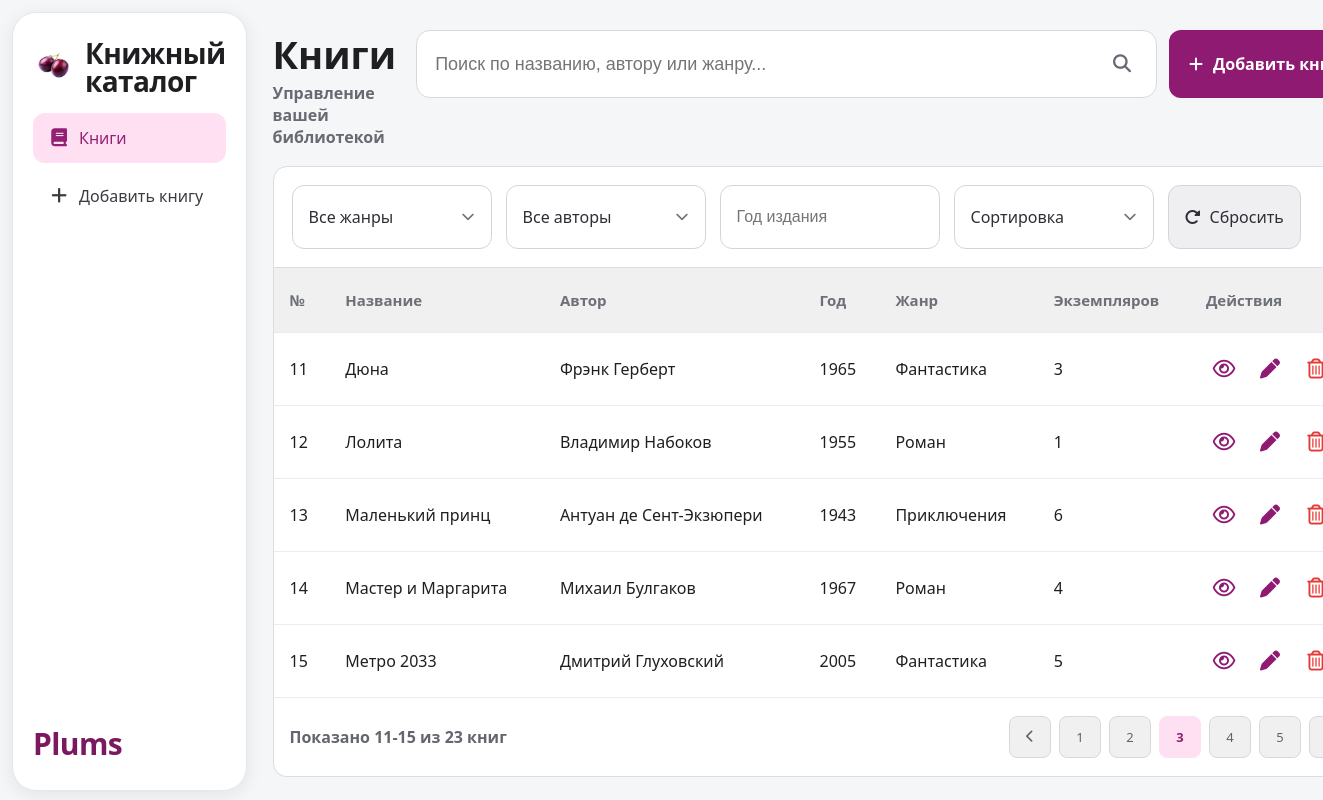
Page /?sort=title_asc&page=3 on the committed database.
### tables this page shows
CREATE TABLE books (
                id INTEGER PRIMARY KEY AUTOINCREMENT,
                title TEXT NOT NULL,
                author TEXT NOT NULL,
                year INTEGER NOT NULL,
                genre TEXT NOT NULL,
                copies INTEGER NOT NULL DEFAULT 0
            , description TEXT NOT NULL DEFAULT '');

### app.py (the view)
@app.get("/")
def index():
    return render_template("index.html", **build_index_context(request.args))

### app.py (called while the page is built)
@app.template_global()
def filter_url(endpoint: str, filter_query: dict | None = None, **kwargs: Any) -> str:
    params: Dict[str, Any] = dict(filter_query or {})
    params.update(kwargs)
    return url_for(endpoint, **params)

def _ensure_data_dir() -> None:
    DB_FILE.parent.mkdir(parents=True, exist_ok=True)

def get_connection() -> sqlite3.Connection:
    _ensure_data_dir()
    conn = sqlite3.connect(DB_FILE)
    conn.row_factory = sqlite3.Row
    return conn

def _ensure_description_column(conn: sqlite3.Connection) -> None:
    columns = {row["name"] for row in conn.execute("PRAGMA table_info(books)")}
    if "description" not in columns:
        conn.execute("ALTER TABLE books ADD COLUMN description TEXT NOT NULL DEFAULT ''")

def _ensure_copies_table(conn: sqlite3.Connection) -> None:
    conn.execute(
        """
        CREATE TABLE IF NOT EXISTS book_copies (
            id INTEGER PRIMARY KEY AUTOINCREMENT,
            book_id INTEGER NOT NULL,
            copy_num INTEGER NOT NULL,
            inventory_no TEXT NOT NULL,
            status TEXT NOT NULL DEFAULT 'available',
            issued_at TEXT,
            UNIQUE(book_id, copy_num)
        )
        """
    )

def init_db() -> None:
    with get_connection() as conn:
        conn.execute(
            """
            CREATE TABLE IF NOT EXISTS books (
                id INTEGER PRIMARY KEY AUTOINCREMENT,
                title TEXT NOT NULL,
                author TEXT NOT NULL,
                year INTEGER NOT NULL,
                genre TEXT NOT NULL,
                copies INTEGER NOT NULL CHECK (copies >= 0),
                description TEXT NOT NULL DEFAULT ''
            )
            """
        )
        _ensure_description_column(conn)
        _ensure_copies_table(conn)

def load_books() -> List[Book]:
    init_db()
    with get_connection() as conn:
        rows = conn.execute(
            "SELECT id, title, author, year, genre, copies, description FROM books"
        ).fetchall()
    return [
        Book(
            id=row["id"],
            title=row["title"],
            author=row["author"],
            year=row["year"],
            genre=row["genre"],
            copies=row["copies"],
            description=row["description"] or "",
        )
        for row in rows
    ]

def parse_int(value: str, default: int = 0) -> int:
    try:
        return int(value)
    except (TypeError, ValueError):
        return default

### templates/index.html (shortened to what this page needs)
{% extends "base.html" %}
{% block content %}
<div class="desktop-only">
  <div class="top-bar">
    <div class="top-title">
      <h1>Книги</h1>
      <p>Управление вашей библиотекой</p>
    </div>
    <div class="top-actions">
      <form class="search-form" method="get" action="{{ url_for('index') }}">
        <input
          type="text"
          name="q"
          class="search-input"
          placeholder="Поиск по названию, автору или жанру..."
          value="{{ filters.q }}"
        />
        <button type="submit" class="icon-btn" aria-label="Искать">
          <i class="fa-solid fa-magnifying-glass"></i>
        </button>
      </form>
      <a class="add-btn" href="{{ url_for('new_book') }}">
        <i class="fa-solid fa-plus"></i>
        Добавить книгу
      </a>
    </div>
  </div>
</div>
<div class="filters-wrap" id="filters-wrap">
  <div class="filters-panel">
    <form class="filters" method="get" action="{{ url_for('index') }}" id="filters-form">
    <div class="filter-dropdown" data-filter="genre">
      <button type="button" class="filter-dropdown-trigger" aria-expanded="false">
        <span class="filter-dropdown-text">{{ filters.genre if filters.genre else 'Все жанры' }}</span>
        <i class="fa-solid fa-chevron-down"></i>
      </button>
    </div>
    <div class="filter-dropdown" data-filter="author">
      <button type="button" class="filter-dropdown-trigger" aria-expanded="false">
        <span class="filter-dropdown-text">{{ filters.author if filters.author else 'Все авторы' }}</span>
        <i class="fa-solid fa-chevron-down"></i>
      </button>
    </div>
    <input type="text" name="year" placeholder="Год издания" value="{{ filters.year }}" />
    <div class="filter-dropdown" data-filter="sort">
      <button type="button" class="filter-dropdown-trigger" aria-expanded="false">
        <span class="filter-dropdown-text">Сортировка</span>
        <i class="fa-solid fa-chevron-down"></i>
      </button>
    </div>
    <a class="reset-btn" href="{% if filters.q %}{{ url_for('index', q=filters.q) }}{% else %}{{ url_for('index') }}{% endif %}">
      <i class="fa-solid fa-rotate-right"></i>Сбросить
    </a>
    </form>
  </div>
</div>
<div class="table-container desktop-only">
  {% if books %}
  <table>
    <thead>
      <tr>
        <th>№</th>
        <th>Название</th>
        <th>Автор</th>
        <th>Год</th>
        <th>Жанр</th>
        <th>Экземпляров</th>
        <th>Действия</th>
      </tr>
    </thead>
    <tbody>
      {% for book in books %}
      <tr>
        <td>{{ pagination.start + loop.index0 }}</td>
        <td>{{ book.title }}</td>
        <td>{{ book.author }}</td>
        <td>{{ book.year }}</td>
        <td>{{ book.genre }}</td>
        <td>{{ book.copies }}</td>
        <td class="actions">
          <a href="{{ filter_url('view_book', filter_query, book_id=book.id) }}" title="Просмотр"><i class="fa-regular fa-eye"></i></a>
          <a href="{{ filter_url('edit_book', filter_query, book_id=book.id) }}" title="Редактировать"><i class="fa-solid fa-pen"></i></a>
          <a href="{{ filter_url('confirm_delete_book', filter_query, book_id=book.id) }}" title="Удалить" class="delete-link"><i class="fa-regular fa-trash-can"></i></a>
        </td>
      </tr>
      {% endfor %}
    </tbody>
  </table>
  <div class="pagination">
    <span>Показано {{ pagination.start }}-{{ pagination.end }} из {{ pagination.total_books }} книг</span>
    <div class="pages">
      {% if pagination.has_prev %}
      <a href="{{ filter_url('index', filter_query, page=pagination.page - 1) }}">
        <i class="fa-solid fa-chevron-left"></i>
      </a>
      {% else %}
      <span class="page-disabled"><i class="fa-solid fa-chevron-left"></i></span>
      {% endif %}
      {% for p in range(1, pagination.total_pages + 1) %}
      <a href="{{ filter_url('index', filter_query, page=p) }}" class="{% if p == pagination.page %}active-page{% endif %}">
        {{ p }}
      </a>
      {% endfor %}
      {% if pagination.has_next %}
      <a href="{{ filter_url('index', filter_query, page=pagination.page + 1) }}">
      </a>
      {% else %}
      <span class="page-disabled"><i class="fa-solid fa-chevron-right"></i></span>
      {% endif %}
    </div>
  </div>
  {% endif %}
</div>
{% endblock %}

### static/styles.css (style rules this page uses)
* { margin: 0; padding: 0; box-sizing: border-box; }
body { font-family: "Segoe UI", Arial, sans-serif; background: #f5f6f8; color: #1f1f22; font-size: 16px; }
.top-bar { display: flex; justify-content: space-between; align-items: flex-start; margin-bottom: 18px; gap: 20px; }
.top-title { margin-top: 4px; }
.top-bar h1 { font-size: 38px; line-height: 1.1; margin-bottom: 6px; }
.top-bar p { color: #676a72; font-size: 16px; font-weight: 600; }
.top-actions { display: flex; align-items: stretch; gap: 12px; }
.search-form { width: min(920px, 56vw); height: 68px; border: 1px solid #d8d9df; border-radius: 14px; background: #fff; display: flex; align-items: center; padding: 0 10px 0 18px; }
.search-form input { flex: 1; border: none; font-size: 18px; background: transparent; color: #2e2f35; }
.icon-btn { height: 48px; width: 48px; border: none; background: transparent; color: #666a74; cursor: pointer; font-size: 18px; flex-shrink: 0; }
.add-btn { background: #8f1a71; color: #fff; border: none; border-radius: 12px; padding: 0 20px; min-height: 68px; font-size: 16px; font-weight: 700; cursor: pointer; display: inline-flex; align-items: center; gap: 10px; text-decoration: none; white-space: nowrap; }
.filters { background: #fff; padding: 18px; border-radius: 14px 14px 0 0; display: flex; gap: 14px; margin-bottom: 0; border: 1px solid #dbdde2; flex-wrap: wrap; }
.filters input, .filter-dropdown-trigger, .apply-btn, .reset-btn { min-height: 64px; padding: 12px 16px; border-radius: 12px; border: 1px solid #d3d5dc; background: #fff; font-size: 16px; color: #2d2f35; }
.filters input { min-width: 220px; width: 220px; }
.filter-dropdown { position: relative; min-width: 200px; }
.filter-dropdown-trigger { width: 100%; min-width: 200px; display: inline-flex; align-items: center; justify-content: space-between; gap: 12px; cursor: pointer; font-family: inherit; white-space: nowrap; }
.filter-dropdown-trigger i { font-size: 13px; color: #6d7078; transition: transform 0.2s; }
.reset-btn { text-decoration: none; display: inline-flex; align-items: center; gap: 9px; background: #efeff2; cursor: pointer; }
.table-container { background: #fff; border-radius: 0 0 14px 14px; overflow: hidden; border: 1px solid #dbdde2; border-top: none; }
table { width: 100%; border-collapse: collapse; }
thead { background: #f0f0f1; }
th, td { padding: 22px 16px; text-align: left; font-size: 16px; }
th { color: #6d7078; font-size: 15px; font-weight: 600; }
tbody tr { border-top: 1px solid #ececf0; }
.actions { display: flex; align-items: center; gap: 10px; }
.actions a { color: #8f1a71; text-decoration: none; font-size: 20px; width: 36px; text-align: center; }
.actions a.delete-link { color: #e53935; }
.danger-btn, .delete-link { background: transparent; color: #e53935; border: none; font-size: 22px; padding: 4px; cursor: pointer; text-decoration: none; display: inline-flex; align-items: center; justify-content: center; width: 36px; }
.pagination { display: flex; justify-content: space-between; align-items: center; padding: 18px 16px; border-top: 1px solid #ececf0; }
.pagination span { color: #63666f; font-size: 16px; font-weight: 600; }
.pages { display: flex; gap: 8px; align-items: center; }
.pages a, .page-disabled { width: 42px; height: 42px; border: 1px solid #d7d8de; border-radius: 8px; background: #f0f0f1; display: inline-flex; align-items: center; justify-content: center; text-decoration: none; cursor: pointer; font-size: 13px; color: #5f636b; }
.active-page { background: #ffdff2 !important; color: #902172 !important; font-weight: bold; border-color: #ffdff2 !important; }
@media (min-width: 769px) { .filters-wrap .filters-panel { display: block; } }
@media (min-width: 769px) { .filters-wrap .filters { display: flex !important; } }

### rows in the picture
books: start "11", title "Дюна", author "Фрэнк Герберт", year "1965", genre "Фантастика", copies "3"
books: start "12", title "Лолита", author "Владимир Набоков", year "1955", genre "Роман", copies "1"
books: start "13", title "Маленький принц", author "Антуан де Сент-Экзюпери", year "1943", genre "Приключения", copies "6"
books: start "14", title "Мастер и Маргарита", author "Михаил Булгаков", year "1967", genre "Роман", copies "4"
books: start "15", title "Метро 2033", author "Дмитрий Глуховский", year "2005", genre "Фантастика", copies "5"

### other values in the picture
{{ filters.genre if filters.genre else 'Все жанры' }} "Все жанры"
{{ filters.author if filters.author else 'Все авторы' }} "Все авторы"
{{ pagination.start }} "11"
{{ pagination.end }} "15"
{{ pagination.total_books }} "23"
{{ p }} "1" "2" "3" "4" "5"
